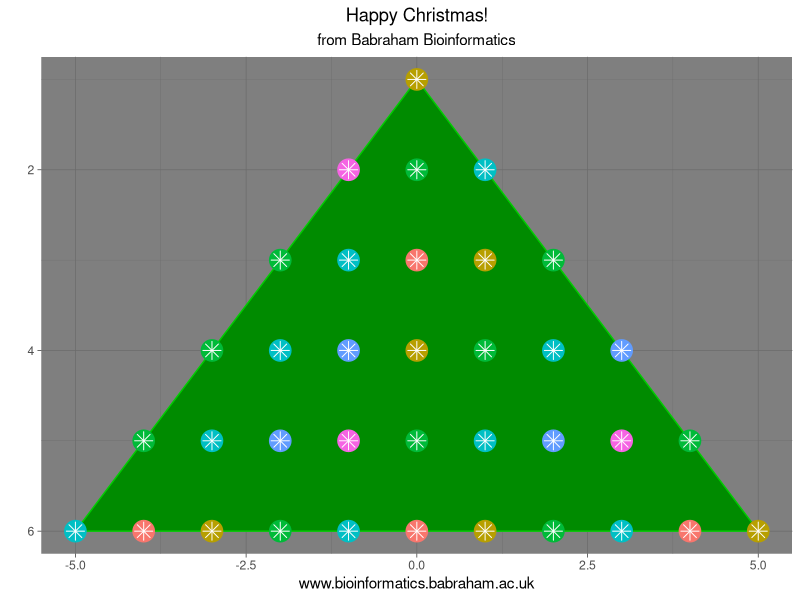
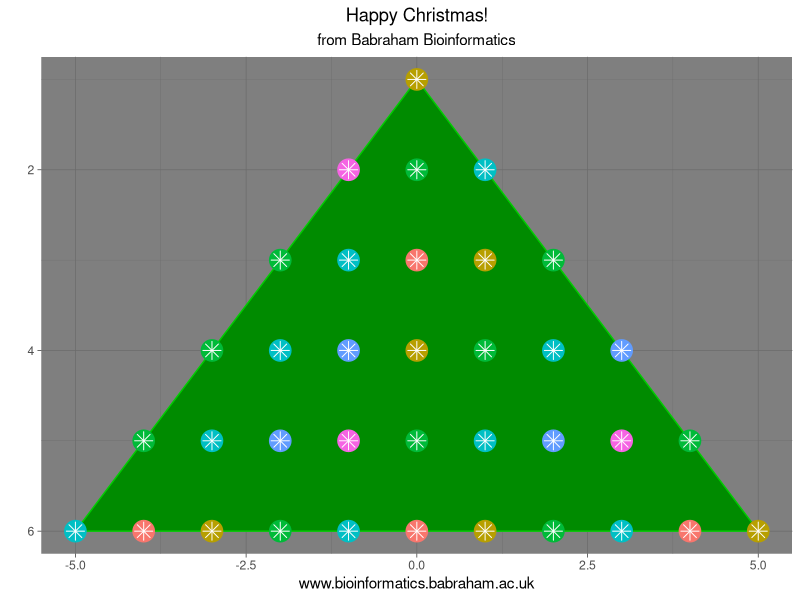

Write the R code that produced these figures, in order.
library(tidyverse)

tibble(pos=c(0,-1,0,1),level=c(1,2,2,2)) -> data

expand.tree <- function (data) {
    data %>%
      filter(level==max(level)) %>%
        mutate(level = level+1) -> next.branch
  
    next.branch %>%
      filter(abs(pos) == max(pos)) %>%
        mutate(pos = if_else(pos>0, pos+1, pos-1)) %>%
          bind_rows(next.branch) %>%
            bind_rows(data) %>%
              return()
}

data %>% 
  expand.tree() %>% 
    expand.tree() %>% 
      expand.tree() %>% 
        expand.tree() %>%
          mutate(colour = as.factor(pos%%4 + level%%3))-> data

data %>%
  ggplot(aes(pos,level,colour=colour)) + 
  geom_polygon(data=tibble(pos=c(-5,5,0),level=c(6,6,1)),colour="green3",fill="green4") +
  geom_point(size=7, show.legend = F) + 
  geom_point(shape=8, size=4, colour="white") + 
  scale_y_reverse() +
  theme_dark() +
  ggtitle("Happy Christmas!", "from Babraham Bioinformatics") +
  theme(plot.title=element_text(hjust=0.5),plot.subtitle=element_text(hjust=0.5)) +
  xlab("www.bioinformatics.babraham.ac.uk") +
  ylab("")

ggsave("c:/Users/andrewss/Desktop/xmas.svg",device = "svg", width = 4, height = 5)
